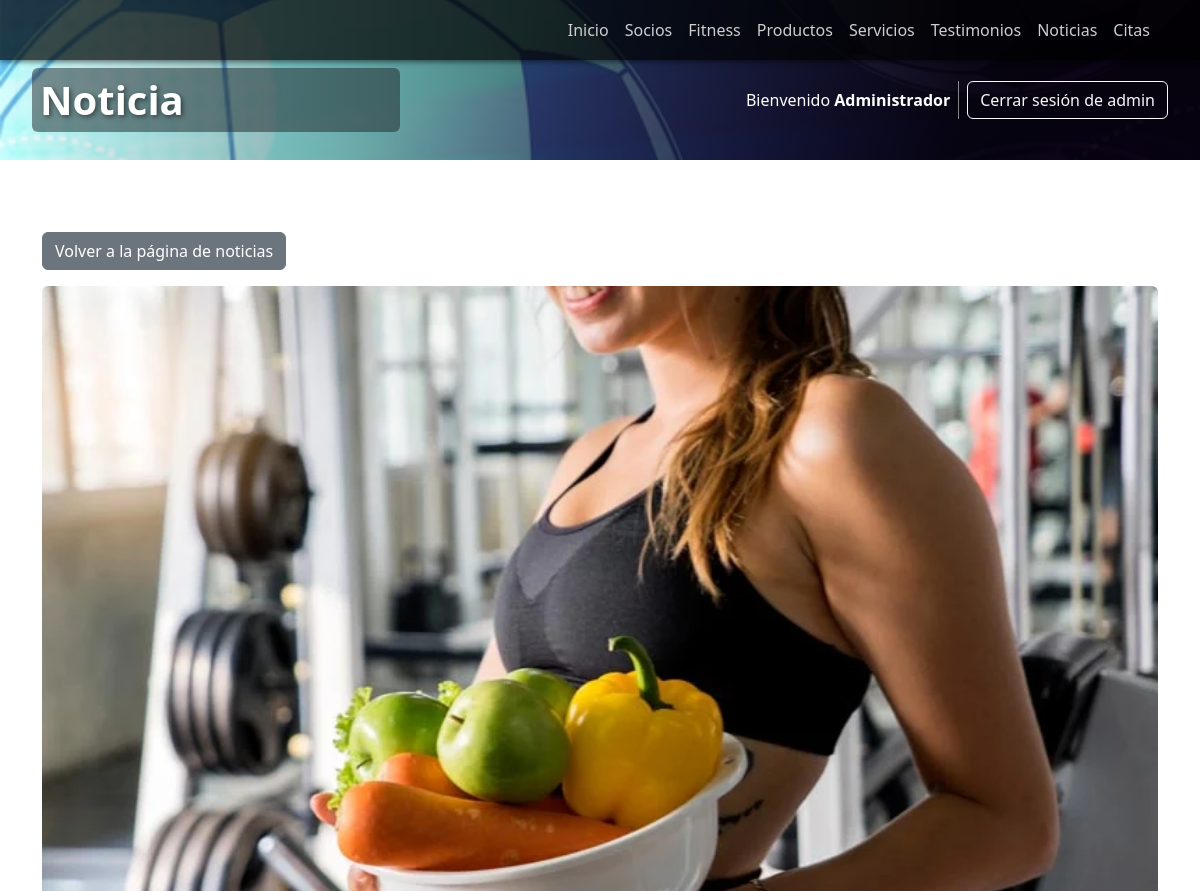
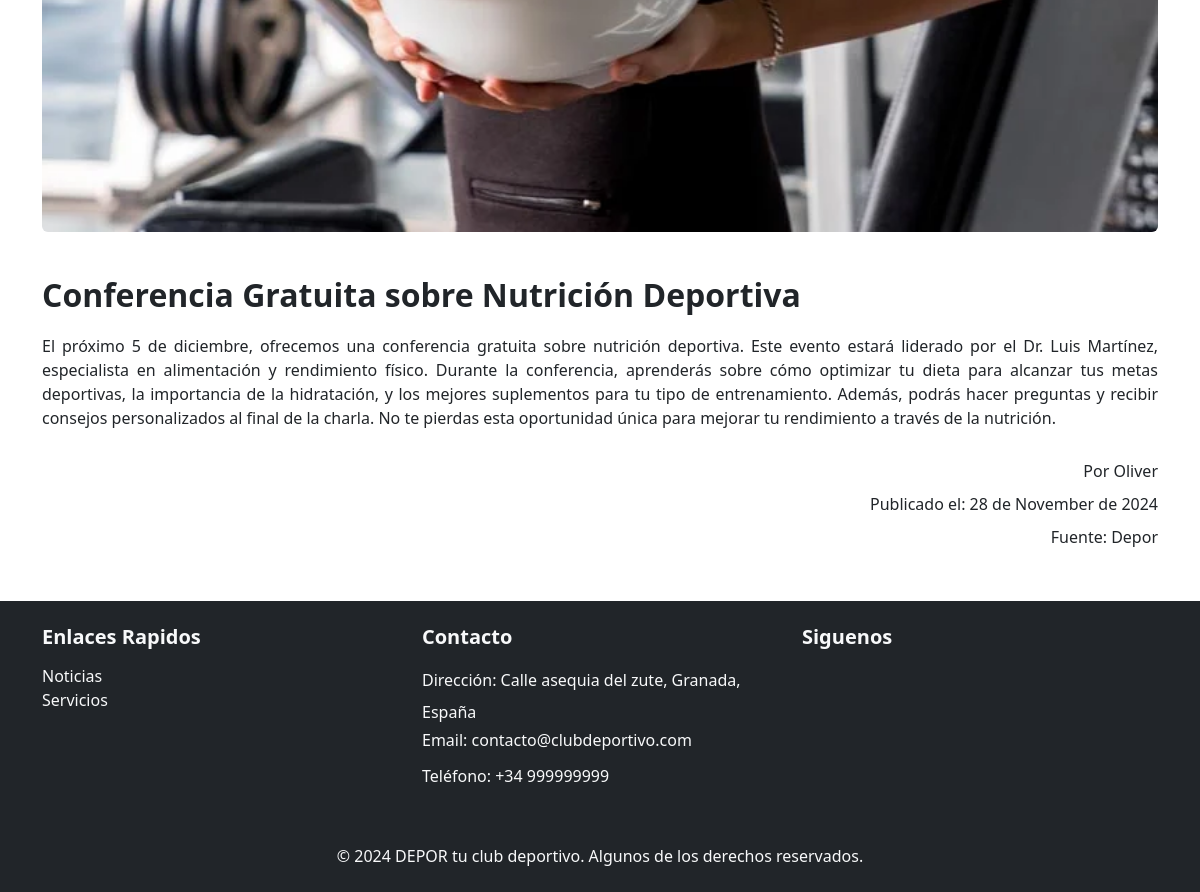
Page /noticias/ver.php?id=6 (signed in) on the committed database (2 pictures, top to bottom).
### tables this page shows
CREATE TABLE `noticia` (
  `id` int(11) NOT NULL,
  `titulo` varchar(100) NOT NULL,
  `contenido` text NOT NULL,
  `imagen` varchar(100) DEFAULT NULL,
  `fecha_publicacion` date NOT NULL
);

### funciones/funcionesNoticias.php (called while the page is built, shortened)
<?php
    function obtenerNoticiaPorId($conexion, $id) {
        $sentencia = "SELECT * FROM noticia WHERE id = ?";
        $consulta = $conexion->prepare($sentencia);
        $consulta->bind_param('i', $id);
        if ($consulta->execute() === false) {
            die("Error en la ejecución de la consulta: " . $consulta->error);
        }
        $id = $titulo = $contenido = $imagen = $fecha_publicacion = null;
        $consulta->bind_result($id, $titulo, $contenido, $imagen, $fecha_publicacion);
        $noticia = null;
        while ($consulta->fetch()) {
            $noticia = array(
                'id' => $id,
                'titulo' => $titulo,
                'contenido' => $contenido,
                'imagen' => $imagen,
                'fecha_publicacion' => $fecha_publicacion
            );
        }
        return $noticia;
    }
?>

### noticias/ver.php (the view, shortened to what this page needs)
<?php
    require_once "../config/init.php";
    require_once "../funciones/funcionesNoticias.php";
?>
<!DOCTYPE html>
<html lang="en">
<head>
    <link href="https://cdn.jsdelivr.net/npm/bootstrap@5.3.3/dist/css/bootstrap.min.css" rel="stylesheet">
    <link rel="stylesheet" href="../assets/css/otros.css">
</head>
<body>
    <?php
        require_once "../requires/cabecera.php"
    ?>
    <main>
        <section class="noticia_completa container py-5">
            <a href="index.php" class="btn btn-secondary mt-4 mb-3">Volver a la página de noticias</a>
            <div class="row">
            <?php
                if($_GET['id']){
                    $id_noticia = $_GET['id'];
                    $noticia = obtenerNoticiaPorId($conexion, $id_noticia);
                    if($noticia){
                        echo " <div class='col-12 mb-4'>";
                        echo "<img src='../$noticia[imagen]' alt='Noticia' class='img-fluid rounded'>";
                        echo "</div>";
                        echo "<div class='col-12'>";
                        echo "<h2 class='mb-3'>{$noticia['titulo']}</h2>";
                        echo "<p class='mb-4'> {$noticia['contenido']}</p>";
                        echo "<div class='referencia_autor text-end'>";
                            echo "<p class='mb-1'>Por Oliver</p>";
                            echo "<p class='mb-1'>Publicado el: " . date('d \d\e F \d\e Y', strtotime($noticia['fecha_publicacion'])). "</p>";
                            echo "<p class='mb-1'>Fuente: Depor</p>";
                        echo "</div>";
                        echo "</div>";
                    }
                    else{
                        echo "<p>No se ha encontrado la noticia con el id ". $id_noticia. "</p>";
                        header("refresh:3;url=index.php");
                    }
                }else{
                    echo "<p>No se ha seleccionado ninguna noticia</p>";
                    header("refresh:3;url=index.php");
                }
            ?>
            </div>
        </section>
    </main>
    <?php
        include('../requires/footer.php');
    ?>
</body>
</html>

### assets/css/otros.css (style rules this page uses)
body { margin: 0; padding: 0; }
section { padding: 40px 140px; }
.noticia_completa img { height: auto; width: 100%; border-radius: 5px; }
.noticia_completa h2 { font-size: 2em; font-weight: bold; margin: 20px 0; }
.noticia_completa p { margin: 20px 0; line-height: 1.5; text-align: justify; }
.noticia_completa .referencia_autor { display: flex; flex-direction: column; align-items: end; }
.referencia_autor p { margin-top: 5px; }

### rows in the picture
noticia: imagen (picture), titulo "Conferencia Gratuita sobre Nutrición Deportiva", contenido "El próximo 5 de diciembre, ofrecemos una conferencia gratuita sobre nutrición deportiva. Este evento estará liderado por el Dr. Luis Martínez, especialista en alimentación y rendimiento físico. Durante la conferencia, aprenderás sobre cómo optimizar tu dieta para alcanzar tus metas deportivas, la importancia de la hidratación, y los mejores suplementos para tu tipo de entrenamiento. Además, podrás hacer preguntas y recibir consejos personalizados al final de la charla. No te pierdas esta oportunidad única para mejorar tu rendimiento a través de la nutrición.", fecha_publicacion "28 de November de 2024"

### other values in the picture
$titulo "Noticia"
$_SESSION['nombre'] "Administrador"
$_SESSION['tipo_usuario'] "admin"
